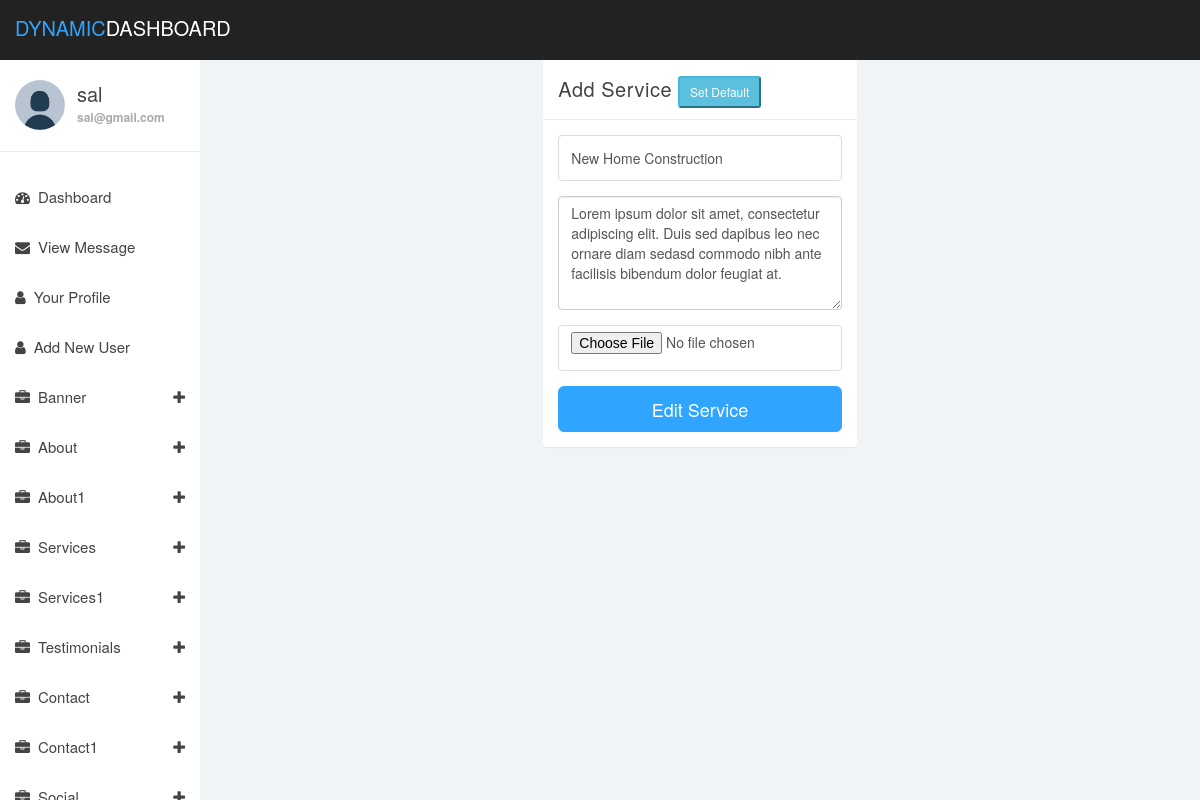
Screenshot of /serviceedit.php?id=78 (signed in) with the database file from the repository.
### tables this page shows
CREATE TABLE `services` (
  `id` int(10) NOT NULL,
  `service_name` varchar(100) NOT NULL,
  `service_detail` text NOT NULL,
  `service_photo` varchar(100) NOT NULL DEFAULT 'service_default_photo.jpg',
  `status` int(2) NOT NULL DEFAULT '1'
);

### serviceedit.php (the view, shortened to what this page needs)
<?php
require_once('db.php');
require_once('includes/header.php');
$id = $_GET['id'];
$query_string ="SELECT * FROM services WHERE id=$id";
$db_return = mysqli_query($db_connection, $query_string);
$after_assoc = mysqli_fetch_assoc($db_return);
?>
<body>
	<div class="row">
		<div class="col-xs-10 col-xs-offset-1 col-sm-8 col-sm-offset-2 col-md-4 col-md-offset-4">
			<div class="login-panel panel panel-default">
				<div class="panel-heading">
          Add Service
          <?php
          if($after_assoc['service_photo'] != 'service_default_photo.jpg'){
            ?>
          <button type="button" class="btn-sm btn-info">Set Default</button>
          <?php
          }
          ?>
        </div>
				<div class="panel-body">
					<form role="form" action="editservicepost.php" method="post" enctype="multipart/form-data">
						<fieldset>
							<div class="form-group">
								<input class="form-control" placeholder="Service Name" name="service_name" type="text" value="<?=$after_assoc['service_name']?>">
							</div>
							<div class="form-group">
								<textarea class="form-control" name="service_detail" rows="5"><?=$after_assoc['service_detail']?></textarea>
							</div>
              <div class="form-group">
								<input class="form-control" name="service_photo" type="file">
							</div>
							<input type="submit" name="submit" value="Edit Service" class="btn btn-primary btn-block btn-lg">
					</form>
				</div>
			</div>
		</div>
	</div>
<?php
require_once('includes/footer.php');
?>

### dashboard_assets/css/styles.css (style rules this page uses)
body { background: #f1f4f7; padding-top: 60px; font-size: 14px; color: #444444; font-family: "Montserrat", "Helvetica Neue", Helvetica, Arial, sans-serif; }
input.form-control { border: 1px solid #ddd; box-shadow: none; height: 46px; }
.btn-primary, .btn-primary:hover, .btn-primary:focus, .btn-primary:active, .btn-primary.active, .open > .dropdown-toggle.btn-primary, .btn-primary.disabled, .btn-primary[disabled], fieldset[disabled] .btn-primary, .btn-primary.disabled:hover, .btn-primary[disabled]:hover, fieldset[disabled] .btn-primary:hover, .btn-primary.disabled:focus, .btn-primary[disabled]:focus, fieldset[disabled] .btn-primary:focus, .btn-primary.disabled:active, .btn-primary[disabled]:active, fieldset[disabled] .btn-primary:active, .btn-primary.disabled.active, .btn-primary[disabled].active, fieldset[disabled] .btn-primary.active { background-color: #30a5ff; border-color: #30a5ff; }
.panel { border: 0; }
.panel-heading { font-size: 20px; font-weight: 300; letter-spacing: 0.025em; height: 60px; line-height: 38px; }
.panel-default .panel-heading { background: #fff; border-bottom: 1px solid #e9ecf2; color: #444444; }

### rows the page displays
services: service_name "New Home Construction", service_detail "Lorem ipsum dolor sit amet, consectetur adipiscing elit. Duis sed dapibus leo nec ornare diam sedasd commodo nibh ante facilisis bibendum dolor feugiat at."

### other values shown
$_SESSION['username'] "sal"
$_SESSION['useremail'] "sal@gmail.com"
